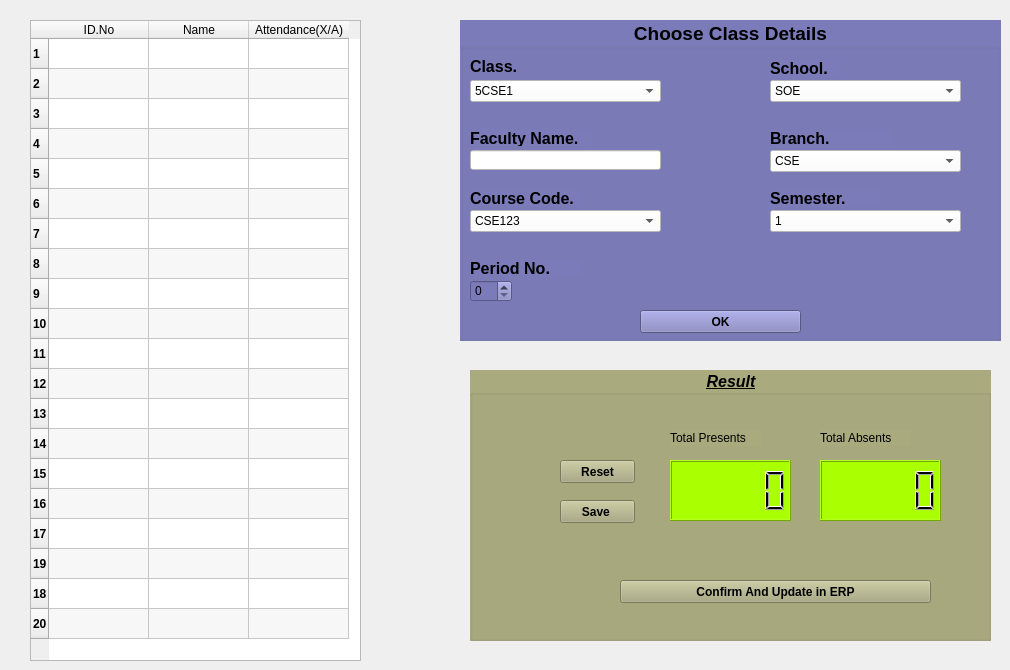
      <widget class="QWidget" name="M_Attendance">
       <attribute name="title">
        <string>M_Attendance</string>
       </attribute>
       <widget class="QTableWidget" name="ManualAttendanceTable">
        <property name="geometry">
         <rect>
          <x>30</x>
          <y>20</y>
          <width>331</width>
          <height>641</height>
         </rect>
        </property>
        <property name="dragEnabled">
         <bool>true</bool>
        </property>
        <property name="alternatingRowColors">
         <bool>true</bool>
        </property>
        <row>
         <property name="text">
          <string>1</string>
         </property>
         <property name="font">
          <font>
           <weight>75</weight>
           <bold>true</bold>
          </font>
         </property>
        </row>
        <row>
         <property name="text">
          <string>2</string>
         </property>
         <property name="font">
          <font>
           <weight>75</weight>
           <bold>true</bold>
          </font>
         </property>
        </row>
        <row>
         <property name="text">
          <string>3</string>
         </property>
         <property name="font">
          <font>
           <weight>75</weight>
           <bold>true</bold>
          </font>
         </property>
        </row>
        <row>
         <property name="text">
          <string>4</string>
         </property>
         <property name="font">
          <font>
           <weight>75</weight>
           <bold>true</bold>
          </font>
         </property>
        </row>
        <row>
         <property name="text">
          <string>5</string>
         </property>
         <property name="font">
          <font>
           <weight>75</weight>
           <bold>true</bold>
          </font>
         </property>
        </row>
        <row>
         <property name="text">
          <string>6</string>
         </property>
         <property name="font">
          <font>
           <weight>75</weight>
           <bold>true</bold>
          </font>
         </property>
        </row>
        <row>
         <property name="text">
          <string>7</string>
         </property>
         <property name="font">
          <font>
           <weight>75</weight>
           <bold>true</bold>
          </font>
         </property>
        </row>
        <row>
         <property name="text">
          <string>8</string>
         </property>
         <property name="font">
          <font>
           <weight>75</weight>
           <bold>true</bold>
          </font>
         </property>
        </row>
        <row>
         <property name="text">
          <string>9</string>
         </property>
         <property name="font">
          <font>
           <weight>75</weight>
           <bold>true</bold>
          </font>
         </property>
        </row>
        <row>
         <property name="text">
          <string>10</string>
         </property>
         <property name="font">
          <font>
           <weight>75</weight>
           <bold>true</bold>
          </font>
         </property>
        </row>
        <row>
         <property name="text">
          <string>11</string>
         </property>
         <property name="font">
          <font>
           <weight>75</weight>
           <bold>true</bold>
          </font>
         </property>
        </row>
        <row>
         <property name="text">
          <string>12</string>
         </property>
         <property name="font">
          <font>
           <weight>75</weight>
           <bold>true</bold>
          </font>
         </property>
        </row>
        <row>
         <property name="text">
          <string>13</string>
         </property>
         <property name="font">
          <font>
           <weight>75</weight>
           <bold>true</bold>
          </font>
         </property>
        </row>
        <row>
         <property name="text">
          <string>14</string>
         </property>
         <property name="font">
          <font>
           <weight>75</weight>
           <bold>true</bold>
          </font>
         </property>
        </row>
        <row>
         <property name="text">
          <string>15</string>
         </property>
         <property name="font">
          <font>
           <weight>75</weight>
           <bold>true</bold>
          </font>
         </property>
        </row>
        <row>
         <property name="text">
          <string>16</string>
         </property>
         <property name="font">
          <font>
           <weight>75</weight>
           <bold>true</bold>
          </font>
         </property>
        </row>
        <row>
         <property name="text">
          <string>17</string>
         </property>
         <property name="font">
          <font>
           <weight>75</weight>
           <bold>true</bold>
          </font>
         </property>
        </row>
        <row>
         <property name="text">
          <string>19</string>
         </property>
         <property name="font">
          <font>
           <weight>75</weight>
           <bold>true</bold>
          </font>
         </property>
        </row>
        <row>
         <property name="text">
          <string>18</string>
         </property>
         <property name="font">
          <font>
           <weight>75</weight>
           <bold>true</bold>
          </font>
         </property>
        </row>
        <row>
         <property name="text">
          <string>20</string>
         </property>
         <property name="font">
          <font>
           <weight>75</weight>
           <bold>true</bold>
          </font>
         </property>
        </row>
        <column>
         <property name="text">
          <string>ID.No</string>
         </property>
        </column>
        <column>
         <property name="text">
          <string>Name</string>
         </property>
        </column>
        <column>
         <property name="text">
          <string>Attendance(X/A)</string>
         </property>
        </column>
       </widget>
       <widget class="QGroupBox" name="ChooseClassDetails">
        <property name="geometry">
         <rect>
          <x>460</x>
          <y>20</y>
          <width>541</width>
          <height>321</height>
         </rect>
        </property>
        <property name="font">
         <font>
          <pointsize>14</pointsize>
          <weight>75</weight>
          <bold>true</bold>
         </font>
        </property>
        <property name="layoutDirection">
         <enum>Qt::LeftToRight</enum>
        </property>
        <property name="autoFillBackground">
         <bool>false</bool>
        </property>
        <property name="styleSheet">
         <string notr="true">background-color: rgb(123, 123, 185);</string>
        </property>
        <property name="title">
         <string>Choose Class Details</string>
        </property>
        <property name="alignment">
         <set>Qt::AlignCenter</set>
        </property>
        <property name="flat">
         <bool>false</bool>
        </property>
        <property name="checkable">
         <bool>false</bool>
        </property>
        <widget class="QLabel" name="labelClassChooseDetails">
         <property name="geometry">
          <rect>
           <x>10</x>
           <y>40</y>
           <width>47</width>
           <height>13</height>
          </rect>
         </property>
         <property name="font">
          <font>
           <pointsize>12</pointsize>
           <weight>75</weight>
           <bold>true</bold>
          </font>
         </property>
         <property name="text">
          <string>Class.</string>
         </property>
        </widget>
        <widget class="QLabel" name="labelFacultyNameChooseDetails">
         <property name="geometry">
          <rect>
           <x>10</x>
           <y>110</y>
           <width>121</width>
           <height>16</height>
          </rect>
         </property>
         <property name="font">
          <font>
           <pointsize>12</pointsize>
           <weight>75</weight>
           <bold>true</bold>
          </font>
         </property>
         <property name="text">
          <string>Faculty Name.</string>
         </property>
        </widget>
        <widget class="QLabel" name="labelCourseCodeChooseDetails">
         <property name="geometry">
          <rect>
           <x>10</x>
           <y>170</y>
           <width>111</width>
           <height>16</height>
          </rect>
         </property>
         <property name="font">
          <font>
           <pointsize>12</pointsize>
           <weight>75</weight>
           <bold>true</bold>
          </font>
         </property>
         <property name="text">
          <string>Course Code.</string>
         </property>
        </widget>
        <widget class="QLabel" name="labelPeriodNumberChooseDetails">
         <property name="geometry">
          <rect>
           <x>10</x>
           <y>240</y>
           <width>111</width>
           <height>16</height>
          </rect>
         </property>
         <property name="font">
          <font>
           <pointsize>12</pointsize>
           <weight>75</weight>
           <bold>true</bold>
          </font>
         </property>
         <property name="text">
          <string>Period No.</string>
         </property>
        </widget>
        <widget class="QLineEdit" name="lineEditFacultyName">
         <property name="geometry">
          <rect>
           <x>10</x>
           <y>130</y>
           <width>191</width>
           <height>20</height>
          </rect>
         </property>
         <property name="styleSheet">
          <string notr="true">background-color: rgb(255, 255, 255);</string>
         </property>
        </widget>
        <widget class="QSpinBox" name="spinBoxPeriodNoChooseDetails">
         <property name="geometry">
          <rect>
           <x>10</x>
           <y>260</y>
           <width>42</width>
           <height>22</height>
          </rect>
         </property>
        </widget>
        <widget class="QComboBox" name="comboBoxSectionCode">
         <property name="geometry">
          <rect>
           <x>10</x>
           <y>60</y>
           <width>191</width>
           <height>22</height>
          </rect>
         </property>
         <property name="styleSheet">
          <string notr="true">background-color: rgb(255, 255, 255);</string>
         </property>
         <item>
          <property name="text">
           <string>5CSE1</string>
          </property>
         </item>
         <item>
          <property name="text">
           <string>5CSE2</string>
          </property>
         </item>
         <item>
          <property name="text">
           <string>5CSE3</string>
          </property>
         </item>
         <item>
          <property name="text">
           <string>5CSE4</string>
          </property>
         </item>
         <item>
          <property name="text">
           <string>5CSE5</string>
          </property>
         </item>
        </widget>
        <widget class="QComboBox" name="comboBoxCourseCode">
         <property name="geometry">
          <rect>
           <x>10</x>
           <y>190</y>
           <width>191</width>
           <height>22</height>
          </rect>
         </property>
         <property name="styleSheet">
          <string notr="true">background-color: rgb(255, 255, 255);</string>
         </property>
         <item>
          <property name="text">
           <string>CSE123</string>
          </property>
         </item>
         <item>
          <property name="text">
           <string>CSE001</string>
          </property>
         </item>
         <item>
          <property name="text">
           <string>CSE258</string>
          </property>
         </item>
         <item>
          <property name="text">
           <string>CSE985</string>
          </property>
         </item>
         <item>
          <property name="text">
           <string>CSE456</string>
          </property>
         </item>
        </widget>
        <widget class="QLabel" name="labelSemesterChooseDetails">
         <property name="geometry">
          <rect>
           <x>310</x>
           <y>170</y>
           <width>111</width>
           <height>16</height>
          </rect>
         </property>
         <property name="font">
          <font>
           <pointsize>12</pointsize>
           <weight>75</weight>
           <bold>true</bold>
          </font>
         </property>
         <property name="text">
          <string>Semester.</string>
         </property>
        </widget>
        <widget class="QComboBox" name="comboBoxSemester">
         <property name="geometry">
          <rect>
           <x>310</x>
           <y>190</y>
           <width>191</width>
           <height>22</height>
          </rect>
         </property>
         <property name="styleSheet">
          <string notr="true">background-color: rgb(255, 255, 255);</string>
         </property>
         <item>
          <property name="text">
           <string>1</string>
          </property>
         </item>
         <item>
          <property name="text">
           <string>2</string>
          </property>
         </item>
         <item>
          <property name="text">
           <string>3</string>
          </property>
         </item>
         <item>
          <property name="text">
           <string>4</string>
          </property>
         </item>
         <item>
          <property name="text">
           <string>5</string>
          </property>
         </item>
         <item>
          <property name="text">
           <string>6</string>
          </property>
         </item>
         <item>
          <property name="text">
           <string>7</string>
          </property>
         </item>
         <item>
          <property name="text">
           <string>8</string>
          </property>
         </item>
        </widget>
        <widget class="QLabel" name="labelSchoolChooseDetails">
         <property name="geometry">
          <rect>
           <x>310</x>
           <y>40</y>
           <width>71</width>
           <height>16</height>
          </rect>
         </property>
         <property name="font">
          <font>
           <pointsize>12</pointsize>
           <weight>75</weight>
           <bold>true</bold>
          </font>
         </property>
         <property name="text">
          <string>School.</string>
         </property>
        </widget>
        <widget class="QLabel" name="labelBranchChooseDetails">
         <property name="geometry">
          <rect>
           <x>310</x>
           <y>110</y>
           <width>121</width>
           <height>16</height>
          </rect>
         </property>
         <property name="font">
          <font>
           <pointsize>12</pointsize>
           <weight>75</weight>
           <bold>true</bold>
          </font>
         </property>
         <property name="text">
          <string>Branch.</string>
         </property>
        </widget>
        <widget class="QComboBox" name="comboBoxSchoolCode">
         <property name="geometry">
          <rect>
           <x>310</x>
           <y>60</y>
           <width>191</width>
           <height>22</height>
          </rect>
         </property>
         <property name="styleSheet">
          <string notr="true">background-color: rgb(255, 255, 255);</string>
         </property>
         <item>
          <property name="text">
           <string>SOE</string>
          </property>
         </item>
         <item>
          <property name="text">
           <string>SOM</string>
          </property>
         </item>
         <item>
          <property name="text">
           <string>SOL</string>
          </property>
         </item>
         <item>
          <property name="text">
           <string>SOC</string>
          </property>
         </item>
         <item>
          <property name="text">
           <string>M.TECH</string>
          </property>
         </item>
         <item>
          <property name="text">
           <string>P.hD</string>
          </property>
         </item>
        </widget>
        <widget class="QComboBox" name="comboBoxBranchDetails">
         <property name="geometry">
          <rect>
           <x>310</x>
           <y>130</y>
           <width>191</width>
           <height>22</height>
          </rect>
         </property>
         <property name="styleSheet">
          <string notr="true">background-color: rgb(255, 255, 255);</string>
         </property>
         <item>
          <property name="text">
           <string>CSE</string>
          </property>
         </item>
         <item>
          <property name="text">
           <string>EEE</string>
          </property>
         </item>
         <item>
          <property name="text">
           <string>ECE</string>
          </property>
         </item>
         <item>
          <property name="text">
           <string>MEC</string>
          </property>
         </item>
         <item>
          <property name="text">
           <string>PET</string>
          </property>
         </item>
         <item>
          <property name="text">
           <string>BBA</string>
          </property>
         </item>
         <item>
          <property name="text">
           <string>BA</string>
          </property>
         </item>
        </widget>
        <widget class="QPushButton" name="pushButtonOKChooseDetails">
         <property name="geometry">
          <rect>
           <x>180</x>
           <y>290</y>
           <width>161</width>
           <height>23</height>
          </rect>
         </property>
         <property name="font">
          <font>
           <weight>75</weight>
           <bold>true</bold>
          </font>
         </property>
         <property name="text">
          <string>OK</string>
         </property>
        </widget>
       </widget>
       <widget class="QGroupBox" name="groupBoxResultM_Attendace">
        <property name="geometry">
         <rect>
          <x>470</x>
          <y>370</y>
          <width>521</width>
          <height>271</height>
         </rect>
        </property>
        <property name="palette">
         <palette>
          <active>
           <colorrole role="Button">
            <brush brushstyle="SolidPattern">
             <color alpha="255">
              <red>170</red>
              <green>170</green>
              <blue>127</blue>
             </color>
            </brush>
           </colorrole>
           <colorrole role="Base">
            <brush brushstyle="SolidPattern">
             <color alpha="255">
              <red>170</red>
              <green>170</green>
              <blue>127</blue>
             </color>
            </brush>
           </colorrole>
           <colorrole role="Window">
            <brush brushstyle="SolidPattern">
             <color alpha="255">
              <red>170</red>
              <green>170</green>
              <blue>127</blue>
             </color>
            </brush>
           </colorrole>
          </active>
          <inactive>
           <colorrole role="Button">
            <brush brushstyle="SolidPattern">
             <color alpha="255">
              <red>170</red>
              <green>170</green>
              <blue>127</blue>
             </color>
            </brush>
           </colorrole>
           <colorrole role="Base">
            <brush brushstyle="SolidPattern">
             <color alpha="255">
              <red>170</red>
              <green>170</green>
              <blue>127</blue>
             </color>
            </brush>
           </colorrole>
           <colorrole role="Window">
            <brush brushstyle="SolidPattern">
             <color alpha="255">
              <red>170</red>
              <green>170</green>
              <blue>127</blue>
             </color>
            </brush>
           </colorrole>
          </inactive>
          <disabled>
           <colorrole role="Button">
            <brush brushstyle="SolidPattern">
             <color alpha="255">
              <red>170</red>
              <green>170</green>
              <blue>127</blue>
             </color>
            </brush>
           </colorrole>
           <colorrole role="Base">
            <brush brushstyle="SolidPattern">
             <color alpha="255">
              <red>170</red>
              <green>170</green>
              <blue>127</blue>
             </color>
            </brush>
           </colorrole>
           <colorrole role="Window">
            <brush brushstyle="SolidPattern">
             <color alpha="255">
              <red>170</red>
              <green>170</green>
              <blue>127</blue>
             </color>
            </brush>
           </colorrole>
          </disabled>
         </palette>
        </property>
        <property name="font">
         <font>
          <pointsize>12</pointsize>
          <weight>75</weight>
          <italic>true</italic>
          <bold>true</bold>
          <underline>true</underline>
         </font>
        </property>
        <property name="styleSheet">
         <string notr="true">background-color: rgb(255, 255, 255);
background-color: rgb(170, 170, 127);</string>
        </property>
        <property name="title">
         <string>Result</string>
        </property>
        <property name="alignment">
         <set>Qt::AlignCenter</set>
        </property>
        <widget class="QLCDNumber" name="lcdCounterTotalAbsentM_Attendance">
         <property name="geometry">
          <rect>
           <x>350</x>
           <y>90</y>
           <width>121</width>
           <height>61</height>
          </rect>
         </property>
         <property name="styleSheet">
          <string notr="true">background-color: rgb(170, 255, 0);
</string>
         </property>
         <property name="frameShape">
          <enum>QFrame::Box</enum>
         </property>
        </widget>
        <widget class="QLabel" name="labelTotalAbsentM_Attendance">
         <property name="geometry">
          <rect>
           <x>350</x>
           <y>60</y>
           <width>91</width>
           <height>16</height>
          </rect>
         </property>
         <property name="text">
          <string>Total Absents</string>
         </property>
        </widget>
        <widget class="QLCDNumber" name="lcdCounterTotalPresentM_Attendance">
         <property name="geometry">
          <rect>
           <x>200</x>
           <y>90</y>
           <width>121</width>
           <height>61</height>
          </rect>
         </property>
         <property name="styleSheet">
          <string notr="true">background-color: rgb(170, 255, 0);
</string>
         </property>
         <property name="frameShape">
          <enum>QFrame::Box</enum>
         </property>
        </widget>
        <widget class="QLabel" name="labelTotalPresentM_Attendance">
         <property name="geometry">
          <rect>
           <x>200</x>
           <y>60</y>
           <width>91</width>
           <height>16</height>
          </rect>
         </property>
         <property name="text">
          <string>Total Presents</string>
         </property>
        </widget>
        <widget class="QPushButton" name="pushButtonResetResultM_Attendance">
         <property name="geometry">
          <rect>
           <x>90</x>
           <y>90</y>
           <width>75</width>
           <height>23</height>
          </rect>
         </property>
         <property name="font">
          <font>
           <weight>75</weight>
           <bold>true</bold>
          </font>
         </property>
         <property name="text">
          <string>Reset</string>
         </property>
        </widget>
        <widget class="QPushButton" name="pushButtonSaveResultM_Attendance">
         <property name="geometry">
          <rect>
           <x>90</x>
           <y>130</y>
           <width>75</width>
           <height>23</height>
          </rect>
         </property>
         <property name="font">
          <font>
           <weight>75</weight>
           <bold>true</bold>
          </font>
         </property>
         <property name="text">
          <string>Save </string>
         </property>
        </widget>
        <widget class="QPushButton" name="pushButtonConfirmAndUpdateM_Attendance">
         <property name="geometry">
          <rect>
           <x>150</x>
           <y>210</y>
           <width>311</width>
           <height>23</height>
          </rect>
         </property>
         <property name="font">
          <font>
           <weight>75</weight>
           <bold>true</bold>
          </font>
         </property>
         <property name="text">
          <string>Confirm And Update in ERP</string>
         </property>
        </widget>
       </widget>
      </widget>
